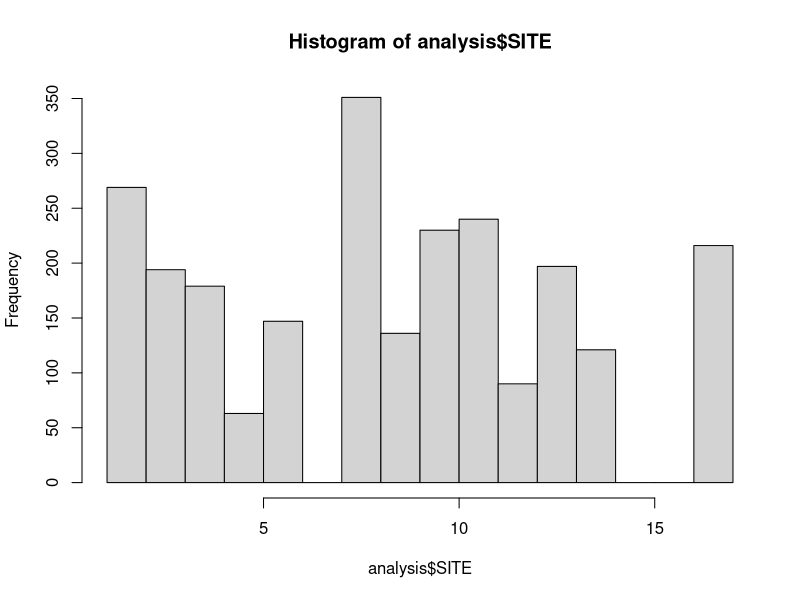
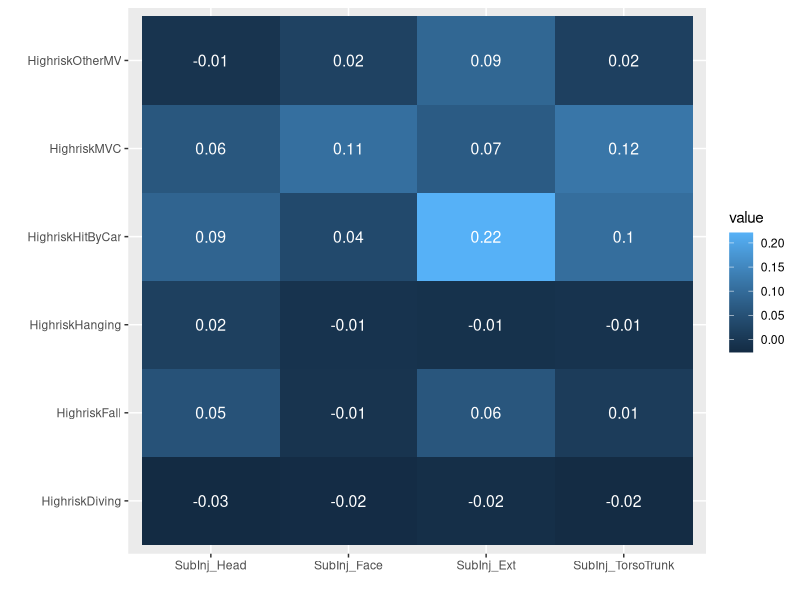
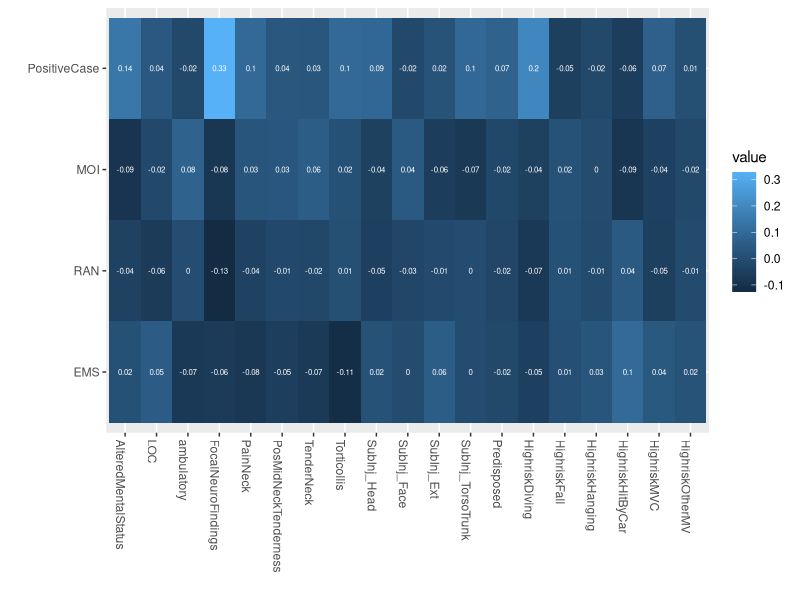
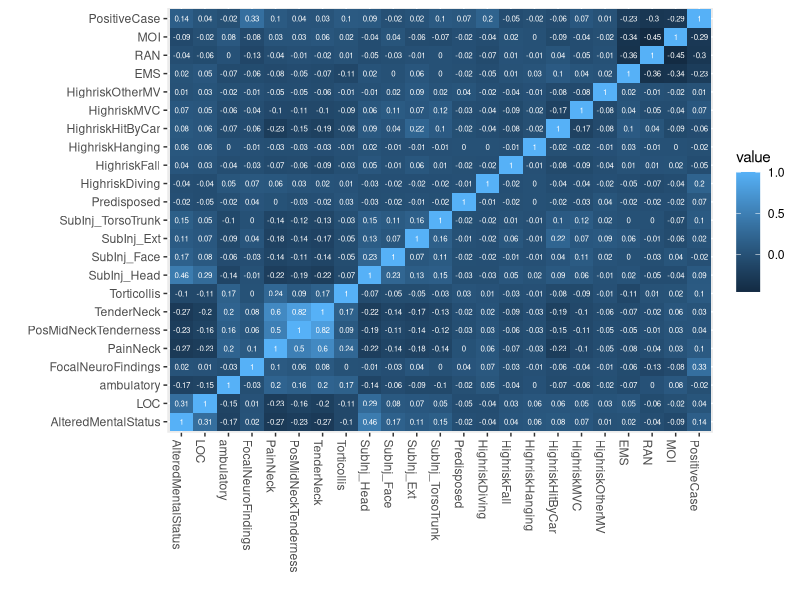
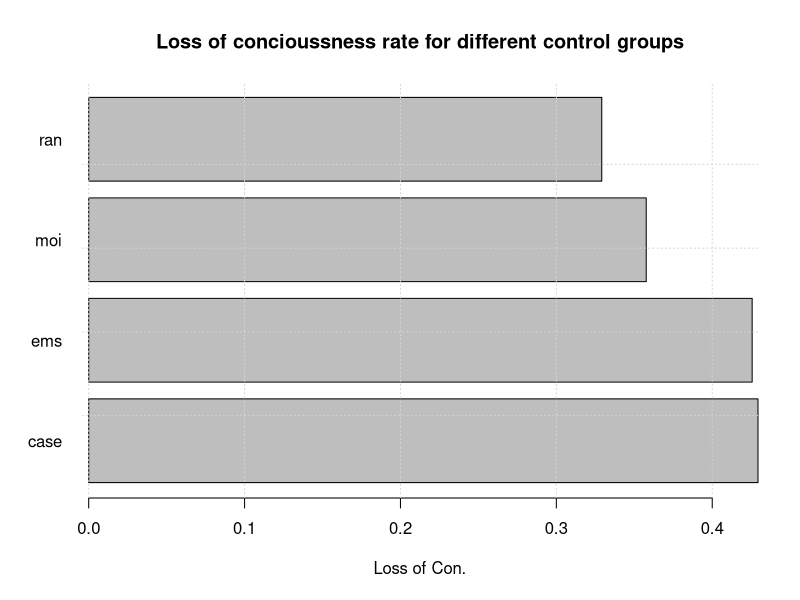
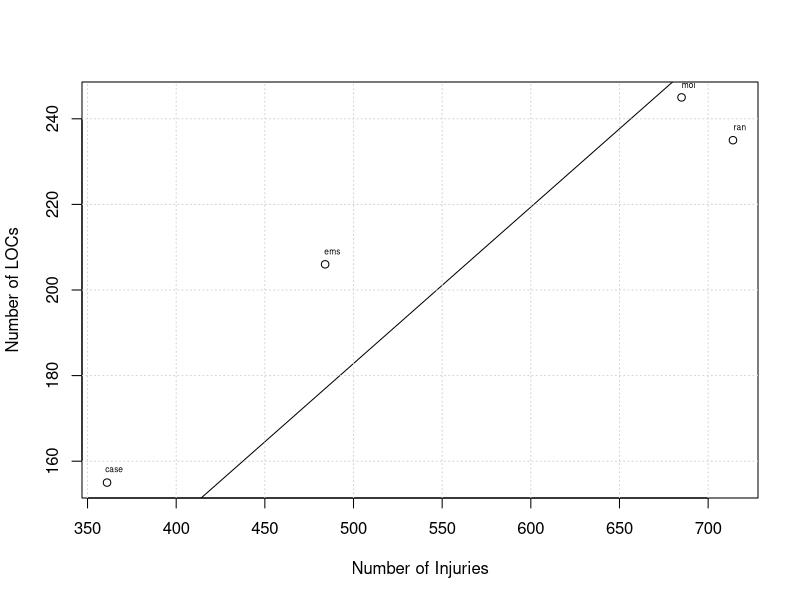
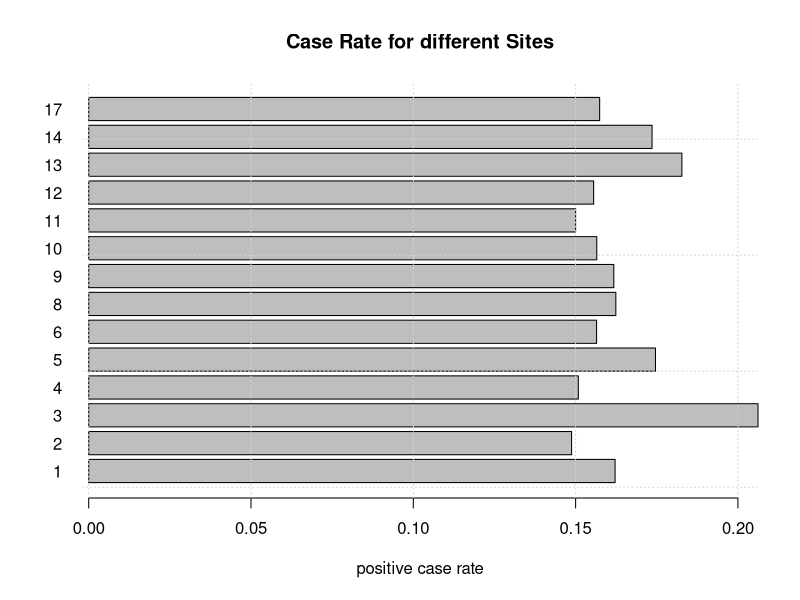
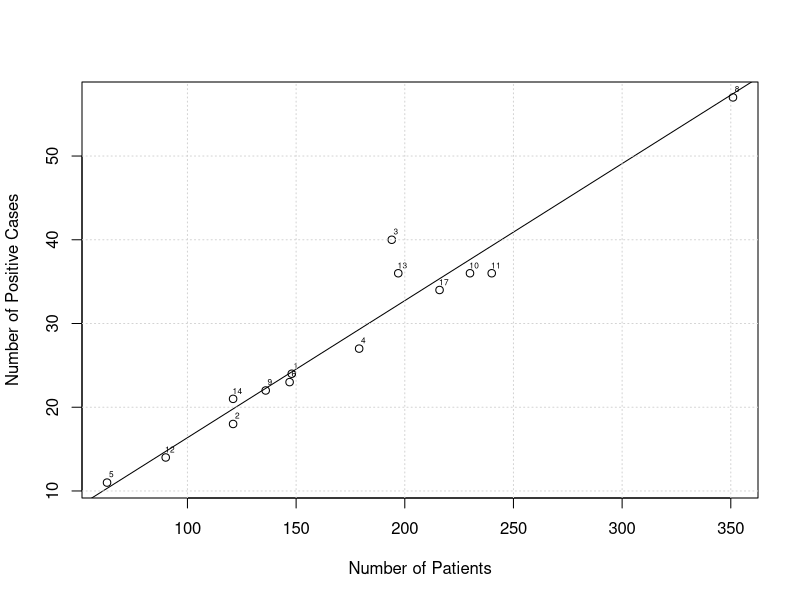

Reproduce these figures in R, in order.
## ---- chunk 1
library(dplyr)
library(reshape2)
library(ggplot2)
knitr::opts_chunk$set(echo = TRUE)
## ---- chunk 2
analysis <- read.csv("./CSpine/CSV datasets/analysisvariables.csv")

# remove holdout sites
analysis_all <-  analysis
summary(as.factor(analysis$SITE))
analysis <- analysis[analysis$SITE != 15 & analysis$SITE != 16 & analysis$SITE != 7,]
summary(as.factor(analysis$SITE))


hist(analysis$SITE)
summary(as.factor(analysis$ControlType))

## ---- chunk 3


#cross.tabulation <- table(Q65, Q66)
#p.table <- prop.table(cross.tabulation, 1)
#ptdf<- as.data.frame(p.table)
#ptdf_f <- ptdf |> filter(Q65!="no response", Q66!="no response", Q65!="other", Q66!="other",  Q66!="no word")

#ggplot(ptdf_f, aes(x=Q65, y=Freq, 
#                  color=Q66, group=Q66)) +
#  geom_line(size=1)# +
  #scale_y_continuous(label=percent)

#ggplot(ptdf_f, aes(x=Q65, y=Freq, fill=Q66)) + geom_col()

#dv1 <- dummyVars(~ Q65, data = qdf_f)  
#dummyCats1 <- predict(dv1, qdf_f)

library(reshape2)

grp1 <- analysis[,c(13,14,15,16)]
grp1[is.na(grp1)] <- 0
grp2 <- analysis[,c(18,19,20,21,22,23)]
grp2[is.na(grp2)] <- 0
# correlation matrix for the two sets of 1-hot encoded variables
cormat <- cor(grp1, grp2)
melted_cormat <- melt(cormat)

# Heatmap of the correlation matrix
melted_cormat |> filter(!is.na(value)) |>
  ggplot(aes(x=Var1, y=Var2, fill=value)) + 
  geom_tile() +
  geom_text(aes(Var1, Var2, label = round(value,2)),
          color = "white", size = 4) +
  labs(x="", y="")



grp1 <- analysis[,c(5,6,7,8,9,10,11,12,13,14,15,16,17,18,19,20,21,22,23)]
grp1[is.na(grp1)] <- 0
grp2 <- analysis[,c(5,6)]
grp2$EMS <- analysis$ControlType == "ems"
grp2$RAN <- analysis$ControlType == "ran"
grp2$MOI <- analysis$ControlType == "moi"
grp2$PositiveCase <- analysis$ControlType == "case"
# correlation matrix for the two sets of 1-hot encoded variables
cormat <- cor(grp1, grp2)
melted_cormat <- melt(cormat)

# Heatmap of the correlation matrix
melted_cormat |> filter(!is.na(value)) |>
  ggplot(aes(x=Var1, y=Var2, fill=value)) + 
  geom_tile() +
  geom_text(aes(Var1, Var2, label = round(value,2)),
          color = "white", size = 2) +
  labs(x="", y="") +
  theme(axis.text.x=element_text(angle = -90, hjust = 0))


grp1 <- analysis[,c(5,6,7,8,9,10,11,12,13,14,15,16,17,18,19,20,21,22,23)]
grp1[is.na(grp1)] <- 0
grp1$EMS <- analysis$ControlType == "ems"
grp1$RAN <- analysis$ControlType == "ran"
grp1$MOI <- analysis$ControlType == "moi"
grp1$PositiveCase <- analysis$ControlType == "case"
# correlation matrix for the two sets of 1-hot encoded variables
cormat <- cor(grp1, grp1)
melted_cormat <- melt(cormat)

# Heatmap of the correlation matrix
melted_cormat |> filter(!is.na(value)) |>
  ggplot(aes(x=Var1, y=Var2, fill=value)) + 
  geom_tile() +
  geom_text(aes(Var1, Var2, label = round(value,2)),
          color = "white", size = 2) +
  labs(x="", y="") +
  theme(axis.text.x=element_text(angle = -90, hjust = 0))


## ---- chunk 4


analysis$ControlType <-  as.factor(analysis$ControlType)


CtrlType <- analysis |> select(ControlType, LOC) |> filter(!is.na(LOC)) |> 
  group_by(ControlType) |> summarize(tot=n(), LOC=sum(LOC))

barplot(CtrlType$LOC/CtrlType$tot, names.arg=levels(analysis$ControlType), main="Loss of concioussness rate for different control groups", xlab="Loss of Con.", las = 1, horiz=TRUE)
grid()

plot(CtrlType$tot,CtrlType$LOC, main="", xlab="Number of Injuries", ylab="Number of LOCs")
text(CtrlType$tot+4, CtrlType$LOC+3, labels=CtrlType$ControlType, cex=0.5)
abline(lm(CtrlType$LOC~CtrlType$tot-1))
grid()

## ---- chunk 5

SiteType <- analysis |> select(SITE, ControlType) |> filter(!is.na(ControlType)) |> 
  group_by(SITE) |> summarize(tot=n(), TypeCase=sum(ControlType=="case"), TypeRan=sum(ControlType=="ran") , TypeEms=sum(ControlType=="ems"), TypeMoi=sum(ControlType=="moi"), TypeNonCase=sum(ControlType!="case"))

barplot(SiteType$TypeCase/SiteType$tot, names.arg=SiteType$SITE, main="Case Rate for different Sites", xlab="positive case rate", las = 1, horiz=TRUE)
grid()

plot(SiteType$tot,SiteType$TypeCase, main="", xlab="Number of Patients", ylab="Number of Positive Cases")
text(SiteType$tot+2, SiteType$TypeCase+1, labels=SiteType$SITE, cex=0.5)
abline(lm(SiteType$TypeCase~SiteType$tot -1))
grid()
